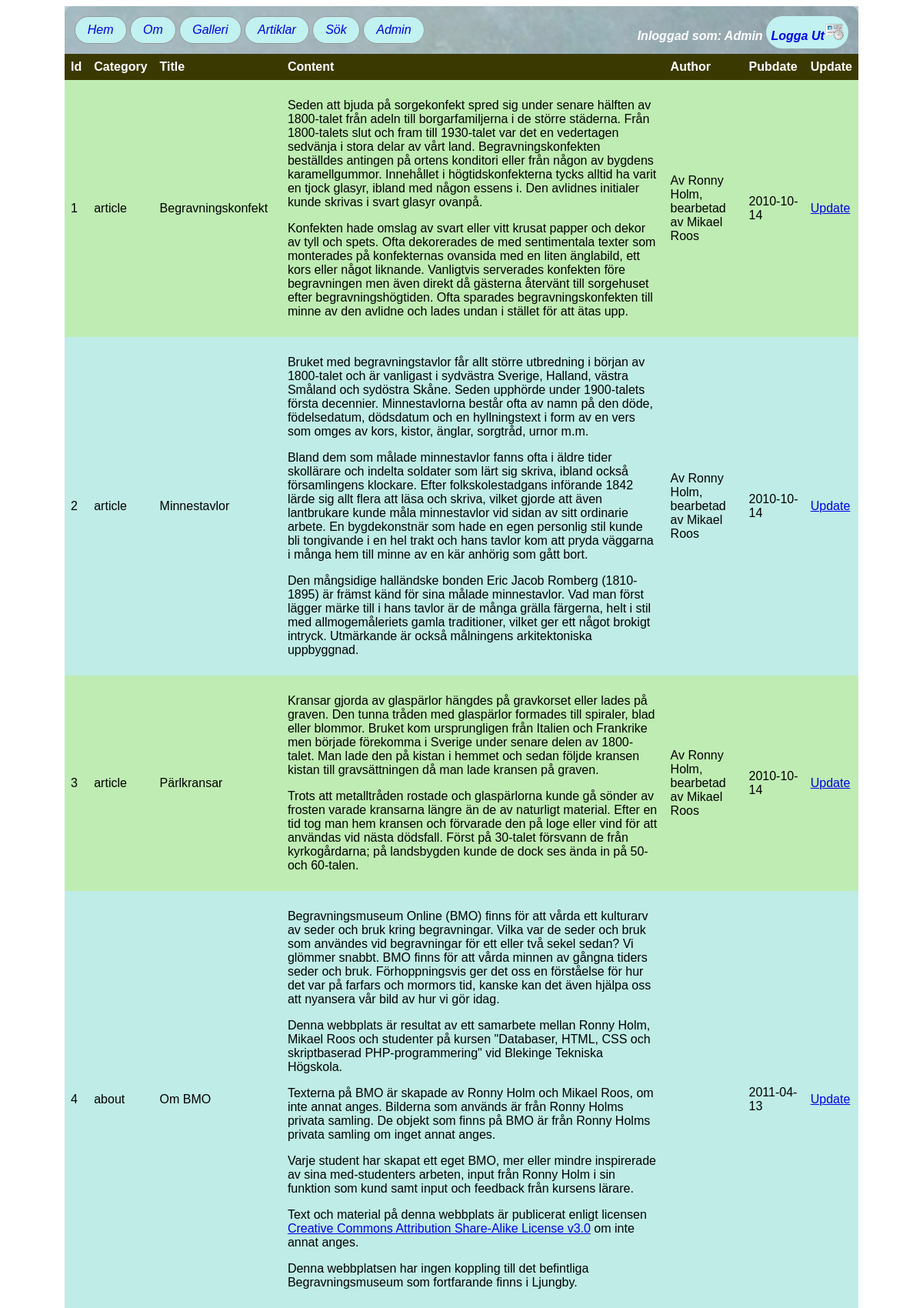
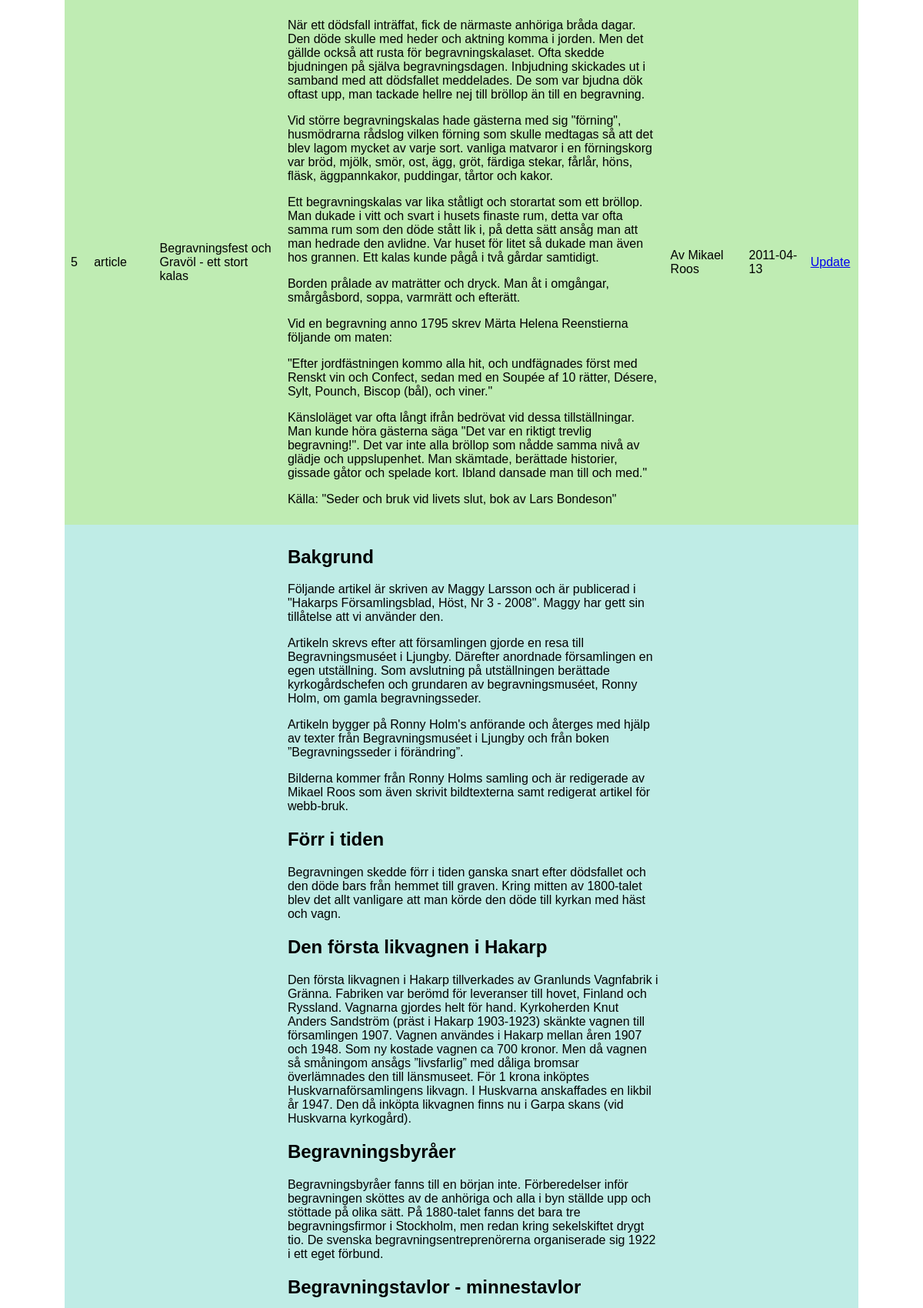
/edit.php (signed in, upper part), run on the app's committed database (2 pictures, top to bottom).
### tables this page shows
CREATE TABLE "Article" ("id" INTEGER PRIMARY KEY  AUTOINCREMENT  NOT NULL  UNIQUE , "category" TEXT, "title" TEXT, "content" TEXT, "author" TEXT, "pubdate" DATETIME NOT NULL  DEFAULT CURRENT_DATE);

### edit.php (the view, shortened to what this page needs)
<?php
require __DIR__ . "/incl/header.php";
function displayHtmlTableUpdate()
{
    if (isset($_SESSION['loggedIn'])) {
        $fileName = __DIR__ . "../db/bmo.sqlite";
        $dsn = "sqlite:$fileName";
        try {
            $db = new PDO($dsn);
            $db->setAttribute(PDO::ATTR_ERRMODE, PDO::ERRMODE_EXCEPTION);
        } catch (PDOException $e) {
            echo "Failed to connect to the database using DSN:<br>$dsn<br>";
            throw $e;
        }
        $sql = "SELECT * FROM Article";
        $stmt = $db->prepare($sql);
        $stmt->execute();
        $res = $stmt->fetchAll(PDO::FETCH_ASSOC);
        $rows = null;
        foreach ($res as $row) {
            $rows .= "<tr id='trup'>";
            $rows .= "<td id='tdup'>{$row['id']}</td>";
            $rows .= "<td id='tdup'>{$row['category']}</td>";
            $rows .= "<td id='tdup'>{$row['title']}</td>";
            $rows .= "<td id='tdup'>{$row['content']}</td>";
            $rows .= "<td id='tdup'>{$row['author']}</td>";
            $rows .= "<td id='tdup'>{$row['pubdate']}</td>";
            $rows .= "<td id='tdup'><a href='incl/update-process.php?id={$row['id']}'>Update</a></td>";
            $rows .= "</tr>\n";
        }
        echo <<<EOD
<table id='tableup'>
<tr id='trup'>
<th id='thup'>Id</th>
<th id='thup'>Category</th>
<th id='thup'>Title</th>
<th id='thup'>Content</th>
<th id='thup'>Author</th>
<th id='thup'>Pubdate</th>
<th id='thup'>Update</th>
</tr>
$rows
</table>
EOD;
    } else {
        echo "Du måste logga in";
    }
}
displayHtmlTableUpdate();
require __DIR__ . "/incl/footer.php";

### css/style.css (style rules this page uses)
html { background: url(../img/text.jfif); background-image: no-repeat; background-size: auto; overflow-y: scroll; }
body { background: url(../img/piko.jpg); margin: 8px auto; width: 86%; border-radius: 10px; background-color: hsl(203, 20%, 64%); }
#tableup { border-collapse: collapse; width: 100%; }
#thup, #tdup { text-align: left; padding: 8px; }
#trup:nth-child(even) { background-color: rgba(191, 236, 179, 1); }
#trup { background-color: rgba(191, 236, 230, 1); }
#thup { background-color: #3b3902; color: white; }

### data on the page
article: id "1", category "article", title "Begravningskonfekt", content "Seden att bjuda på sorgekonfekt spred sig under senare hälften av 1800-talet från adeln till borgarfamiljerna i de större städerna. Från 1800-talets slut och fram till 1930-talet var det en vedertagen sedvänja i stora delar av vårt land. Begravningskonfekten beställdes antingen på ortens konditori eller från någon av bygdens karamellgummor. Innehållet i högtidskonfekterna tycks alltid ha varit en tjock glasyr, ibland med någon essens i. Den avlidnes initialer kunde skrivas i svart glasyr ovanpå. Konfekten hade omslag av svart eller vitt krusat papper och dekor av tyll och spets. Ofta dekorerades de med sentimentala texter som monterades på konfekternas ovansida med en liten änglabild, ett…", author "Av Ronny Holm, bearbetad av Mikael Roos", pubdate "2010-10-14"
article: id "2", category "article", title "Minnestavlor", content "Bruket med begravningstavlor får allt större utbredning i början av 1800-talet och är vanligast i sydvästra Sverige, Halland, västra Småland och sydöstra Skåne. Seden upphörde under 1900-talets första decennier. Minnestavlorna består ofta av namn på den döde, födelsedatum, dödsdatum och en hyllningstext i form av en vers som omges av kors, kistor, änglar, sorgtråd, urnor m.m. Bland dem som målade minnestavlor fanns ofta i äldre tider skollärare och indelta soldater som lärt sig skriva, ibland också församlingens klockare. Efter folkskolestadgans införande 1842 lärde sig allt flera att läsa och skriva, vilket gjorde att även lantbrukare kunde måla minnestavlor vid sidan av sitt ordinarie…", author "Av Ronny Holm, bearbetad av Mikael Roos", pubdate "2010-10-14"
article: id "3", category "article", title "Pärlkransar", content "Kransar gjorda av glaspärlor hängdes på gravkorset eller lades på graven. Den tunna tråden med glaspärlor formades till spiraler, blad eller blommor. Bruket kom ursprungligen från Italien och Frankrike men började förekomma i Sverige under senare delen av 1800-talet. Man lade den på kistan i hemmet och sedan följde kransen kistan till gravsättningen då man lade kransen på graven. Trots att metalltråden rostade och glaspärlorna kunde gå sönder av frosten varade kransarna längre än de av naturligt material. Efter en tid tog man hem kransen och förvarade den på loge eller vind för att användas vid nästa dödsfall. Först på 30-talet försvann de från kyrkogårdarna; på landsbygden kunde de dock…", author "Av Ronny Holm, bearbetad av Mikael Roos", pubdate "2010-10-14"
article: id "4", category "about", title "Om BMO", content "Begravningsmuseum Online (BMO) finns för att vårda ett kulturarv av seder och bruk kring begravningar. Vilka var de seder och bruk som användes vid begravningar för ett eller två sekel sedan? Vi glömmer snabbt. BMO finns för att vårda minnen av gångna tiders seder och bruk. Förhoppningsvis ger det oss en förståelse för hur det var på farfars och mormors tid, kanske kan det även hjälpa oss att nyansera vår bild av hur vi gör idag. Denna webbplats är resultat av ett samarbete mellan Ronny Holm, Mikael Roos och studenter på kursen \"Databaser, HTML, CSS och skriptbaserad PHP-programmering\" vid Blekinge Tekniska Högskola. Texterna på BMO är skapade av Ronny Holm och Mikael Roos, om inte annat…", pubdate "2011-04-13"
article: id "5", category "article", title "Begravningsfest och Gravöl - ett stort kalas", content "När ett dödsfall inträffat, fick de närmaste anhöriga bråda dagar. Den döde skulle med heder och aktning komma i jorden. Men det gällde också att rusta för begravningskalaset. Ofta skedde bjudningen på själva begravningsdagen. Inbjudning skickades ut i samband med att dödsfallet meddelades. De som var bjudna dök oftast upp, man tackade hellre nej till bröllop än till en begravning. Vid större begravningskalas hade gästerna med sig \"förning\", husmödrarna rådslog vilken förning som skulle medtagas så att det blev lagom mycket av varje sort. vanliga matvaror i en förningskorg var bröd, mjölk, smör, ost, ägg, gröt, färdiga stekar, fårlår, höns, fläsk, äggpannkakor, puddingar, tårtor och kakor.…", author "Av Mikael Roos", pubdate "2011-04-13"
article: content "Bakgrund Följande artikel är skriven av Maggy Larsson och är publicerad i \"Hakarps Församlingsblad, Höst, Nr 3 - 2008\". Maggy har gett sin tillåtelse att vi använder den. Artikeln skrevs efter att församlingen gjorde en resa till Begravningsmuséet i Ljungby. Därefter anordnade församlingen en egen utställning. Som avslutning på utställningen berättade kyrkogårdschefen och grundaren av begravningsmuséet, Ronny Holm, om gamla begravningsseder. Artikeln bygger på Ronny Holm's anförande och återges med hjälp av texter från Begravningsmuséet i Ljungby och från boken ”Begravningsseder i förändring”. Bilderna kommer från Ronny Holms samling och är redigerade av Mikael Roos som även skrivit…"

### other printed values
$_SESSION['loggedIn'] "Admin"
